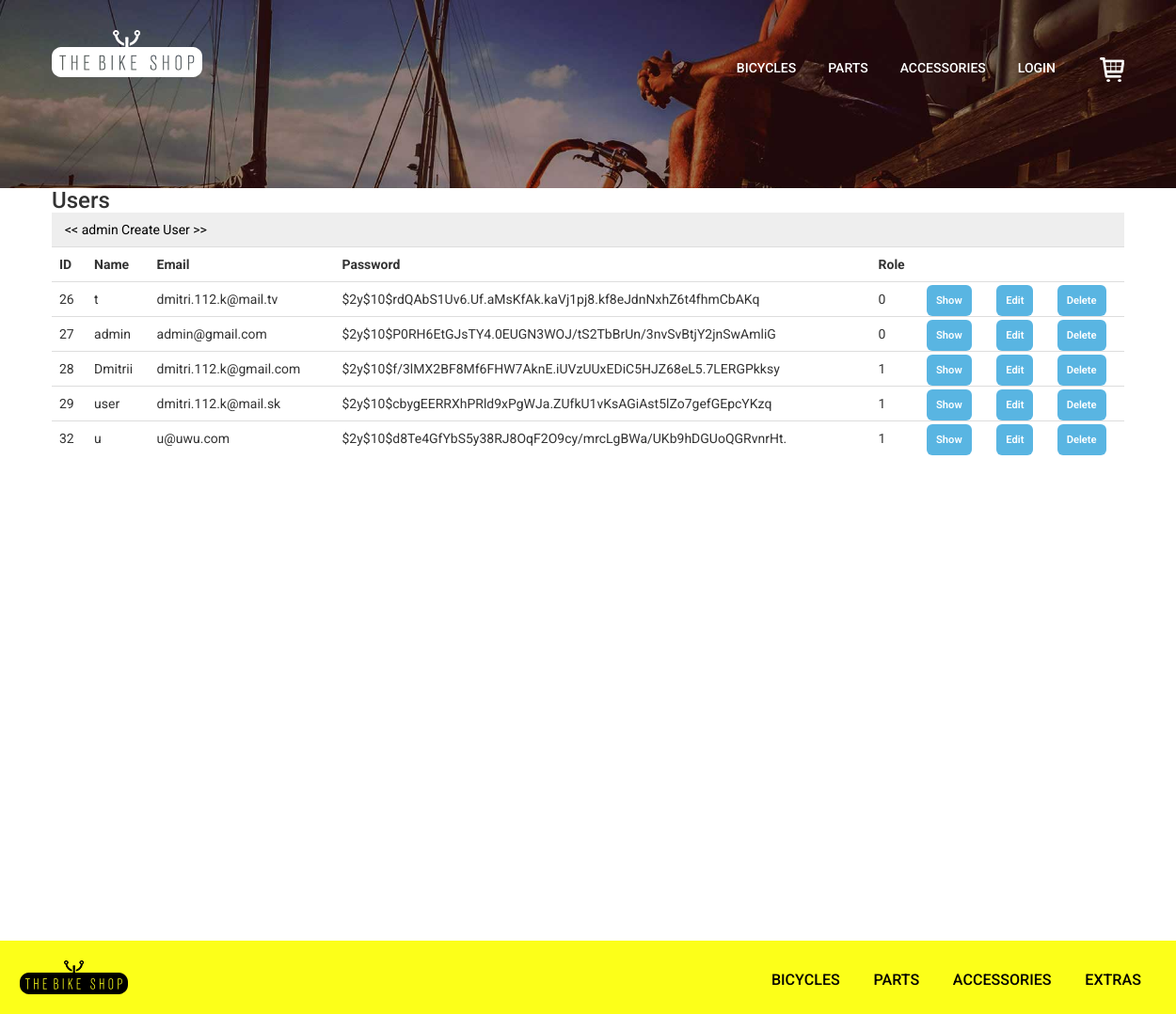
The page /users.php on the database its author committed.
### tables this page shows
CREATE TABLE `users` (
  `id` int(11) NOT NULL,
  `name` varchar(45) DEFAULT NULL,
  `email` varchar(45) DEFAULT NULL,
  `password` varchar(255) DEFAULT NULL,
  `role` tinyint(4) DEFAULT NULL,
  `created_at` date DEFAULT NULL
);

### _inc/classes/Database.php (called while the page is built, shortened)
<?php
class Database{
    private $host = "localhost";
    private $db = "bike_test";
    private $user = "root";
    private $pass = "";
    private $charset = "utf8";
    public $pdo;
    public function __construct() {
        $dsn = "mysql:host={$this->host};dbname={$this->db};charset={$this->charset}";
        try {
            $this->pdo = new PDO($dsn, $this->user, $this->pass);
            $this->pdo->setAttribute(PDO::ATTR_ERRMODE, PDO::ERRMODE_EXCEPTION);
        } catch (PDOException $e) {
            die('Connection failed: ' . $e->getMessage());
        }
    }
    public function __destruct(){
        $this->pdo = null;
    }
    public function getConnection(){
        return $this->pdo;
    }
}

### _inc/classes/User.php (called while the page is built, shortened)
<?php
class User
{
    private $db;
    public function __construct(Database $database)
    {
        $this->db = $database->getConnection();
    }
    public function index()
    {
        $stmt = $this->db->prepare("SELECT * FROM users");
        $stmt->execute();
        return $stmt->fetchAll(PDO::FETCH_ASSOC);
    }
}

### users.php (the view, shortened to what this page needs)
<?php
$db = new Database();
$user = new User($db);
$users = $user->index();
include "partials/header_others.php";
?>
<div class="page-wrapper">
    <section class="container">
        <h3>Users</h3>
        <div class="cart-top">
            <a href="admin.php"><< admin </a>
            <a href="user-create.php"> Create User >></a>
        </div>
        <table class="table">
            <tr>
                <th>ID</th>
                <th>Name</th>
                <th>Email</th>
                <th>Password</th>
                <th>Role</th>
                <th></th>
                <th></th>
                <th></th>
            </tr>
            <?php foreach ($users as $usr): ?>
                <tr>
                    <td><?= htmlspecialchars($usr['id']) ?></td>
                    <td><?= htmlspecialchars($usr['name']) ?></td>
                    <td><?= htmlspecialchars($usr['email']) ?></td>
                    <td><?= htmlspecialchars($usr['password']) ?></td>
                    <td><?= htmlspecialchars($usr['role']) ?></td>
                    <td><a href="user-show.php?id=<?= $usr['id'] ?>" class="cpns">Show</a></td>
                    <td><a href="user-edit.php?id=<?= $usr['id'] ?>" class="cpns">Edit</a></td>
                    <td><a href="?delete=<?= $usr['id'] ?>" class="cpns">Delete</a></td>
                </tr>
            <?php endforeach; ?>
        </table>
    </section>
</div>
<?php
include('partials/footer.php');
?>

### css/style.css (style rules this page uses)
body { margin:0; padding:0; background:#fff; font-family: 'Roboto', sans-serif; }
body a { transition:0.5s all; -webkit-transition:0.5s all; -moz-transition:0.5s all; -o-transition:0.5s all; -ms-transition:0.5s all; }
h1,h2,h3,h4,h5,h6 { margin:0; }
.cart-top { background:#eee; padding:8px 1em; }
.cart-top a { color:#000; font-size:1em; font-weight:400; text-decoration:none; }
a.cpns { background:#59B5E2; color:#fff; border-radius:6px; padding: 10px; font-size: 0.8em; font-weight:600; }
html, body { height: 100%; margin: 0; }
.page-wrapper { min-height: 100%; display: flex; flex-direction: column; }

### rows shown on the page
users: id "26", name "t", email "dmitri.112.k@mail.tv", password "$2y$10$rdQAbS1Uv6.Uf.aMsKfAk.kaVj1pj8.kf8eJdnNxhZ6t4fhmCbAKq", role "0"
users: id "27", name "admin", email "admin@gmail.com", password "$2y$10$P0RH6EtGJsTY4.0EUGN3WOJ/tS2TbBrUn/3nvSvBtjY2jnSwAmliG", role "0"
users: id "28", name "Dmitrii", email "dmitri.112.k@gmail.com", password "$2y$10$f/3lMX2BF8Mf6FHW7AknE.iUVzUUxEDiC5HJZ68eL5.7LERGPkksy", role "1"
users: id "29", name "user", email "dmitri.112.k@mail.sk", password "$2y$10$cbygEERRXhPRld9xPgWJa.ZUfkU1vKsAGiAst5lZo7gefGEpcYKzq", role "1"
users: id "32", name "u", email "u@uwu.com", password "$2y$10$d8Te4GfYbS5y38RJ8OqF2O9cy/mrcLgBWa/UKb9hDGUoQGRvnrHt.", role "1"
